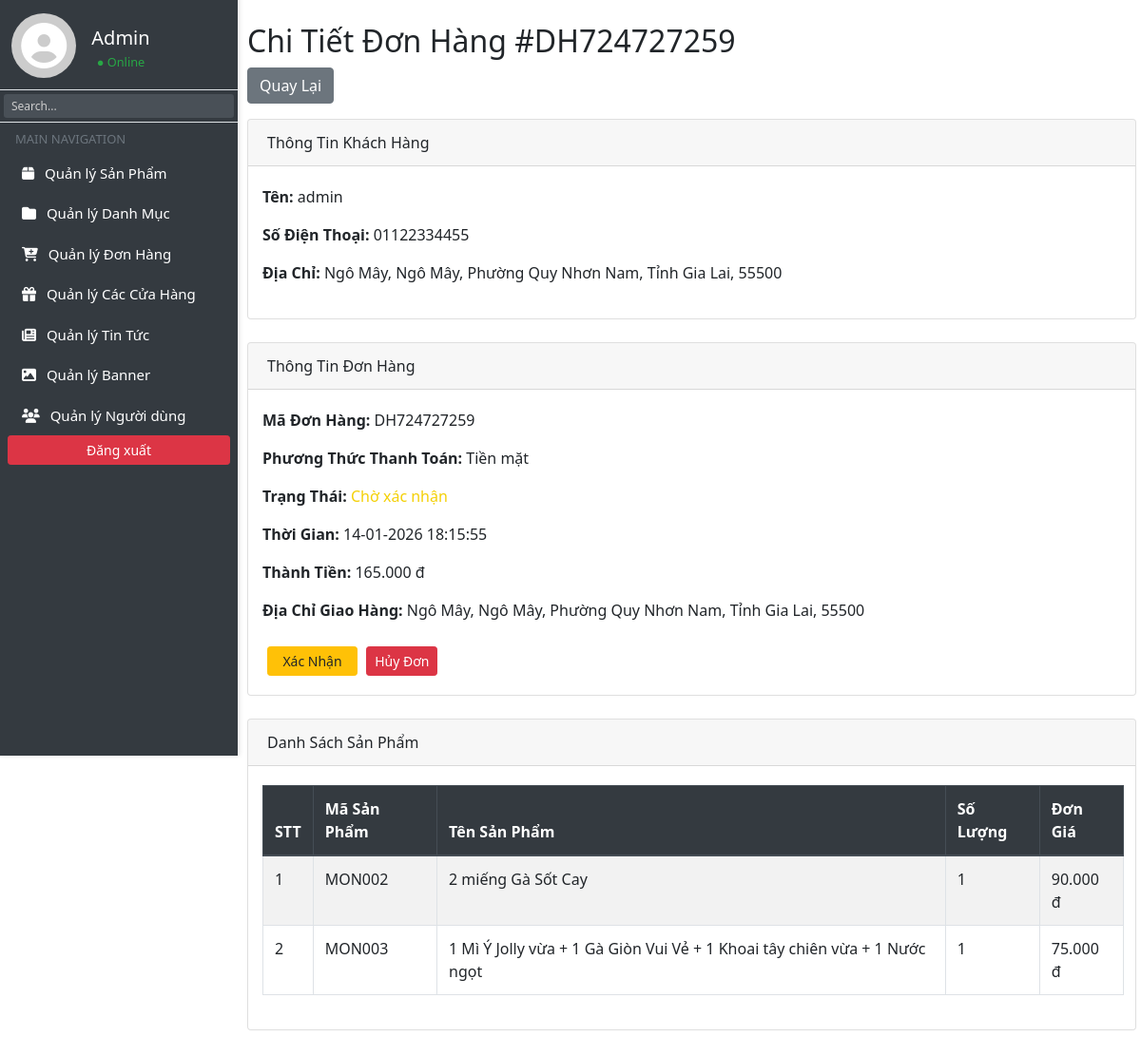
/admin/index.php?page_layout=chitiet_donhang&code=DH724727259 (signed in), run on the app's committed database.
### tables this page shows
CREATE TABLE `orders` (
  `id` int(11) NOT NULL,
  `user_id` int(11) NOT NULL,
  `order_code` varchar(20) NOT NULL,
  `created_at` datetime NOT NULL DEFAULT current_timestamp(),
  `payment_method` varchar(50) NOT NULL,
  `status` varchar(50) NOT NULL DEFAULT 'Chờ xác nhận',
  `total_amount` decimal(15,2) NOT NULL,
  `delivery_mode` enum('delivery','pickup') NOT NULL DEFAULT 'delivery'
);

CREATE TABLE `users` (
  `id` int(11) NOT NULL,
  `username` varchar(50) NOT NULL,
  `name` varchar(100) DEFAULT NULL,
  `email` varchar(100) NOT NULL,
  `phone` varchar(20) DEFAULT NULL,
  `address` text DEFAULT NULL,
  `password` varchar(255) NOT NULL,
  `role` enum('user','admin') DEFAULT 'user',
  `status` enum('active','locked') DEFAULT 'active',
  `is_admin` tinyint(1) DEFAULT 0,
  `created_at` datetime DEFAULT current_timestamp()
);

CREATE TABLE `order_details` (
  `id` int(11) NOT NULL,
  `order_id` int(11) NOT NULL,
  `product_id` int(11) NOT NULL,
  `product_code` varchar(50) NOT NULL,
  `product_name` varchar(255) NOT NULL,
  `quantity` int(11) NOT NULL,
  `unit_price` decimal(15,2) NOT NULL
);

### admin/donhang/chitiet.php (the view, shortened to what this page needs)
<?php
$order_code = isset($_GET['code']) ? $_GET['code'] : '';
$query_order = "SELECT o.order_code, o.payment_method, o.total_amount, o.created_at, o.status, u.address, u.username AS name, u.phone
                FROM orders o
                JOIN users u ON o.user_id = u.id
                WHERE o.order_code = ?";
$stmt_order = mysqli_prepare($connect, $query_order);
mysqli_stmt_bind_param($stmt_order, "s", $order_code);
mysqli_stmt_execute($stmt_order);
$result_order = mysqli_stmt_get_result($stmt_order);
$order = mysqli_fetch_assoc($result_order);
$query_details = "SELECT od.product_code, od.product_name, od.quantity, od.unit_price
                  FROM order_details od
                  WHERE od.order_id = (SELECT id FROM orders WHERE order_code = ?)";
$stmt_details = mysqli_prepare($connect, $query_details);
mysqli_stmt_bind_param($stmt_details, "s", $order_code);
mysqli_stmt_execute($stmt_details);
$result_details = mysqli_stmt_get_result($stmt_details);
$order_items = [];
while ($row = mysqli_fetch_assoc($result_details)) {
    $order_items[] = $row;
}
?>
<div class="container-fluid mt-4">
    <h2>Chi Tiết Đơn Hàng #<?php echo htmlspecialchars($order_code); ?></h2>
    <a href="index.php?page_layout=donhang" class="btn btn-secondary mb-3">Quay Lại</a>
    <div class="card mb-4">
        <div class="card-header">Thông Tin Khách Hàng</div>
        <div class="card-body">
            <p><strong>Tên:</strong> <?php echo htmlspecialchars($order['name'] ?? 'Khách hàng chưa cập nhật tên'); ?></p>
            <p><strong>Số Điện Thoại:</strong> <?php echo htmlspecialchars($order['phone'] ?? 'N/A'); ?></p>
            <p><strong>Địa Chỉ:</strong> <?php echo htmlspecialchars($order['address'] ?? 'Chưa có địa chỉ'); ?></p>
        </div>
    </div>
    <div class="card mb-4">
        <div class="card-header">Thông Tin Đơn Hàng</div>
        <div class="card-body">
            <p><strong>Mã Đơn Hàng:</strong> <?php echo htmlspecialchars($order['order_code']); ?></p>
            <p><strong>Phương Thức Thanh Toán:</strong> <?php echo $order['payment_method'] == 'cod' ? 'Tiền mặt' : 'VNPay'; ?></p>
            <p><strong>Trạng Thái:</strong> <span class="status-<?php echo strtolower(str_replace(' ', '-', $order['status'])); ?>"><?php echo htmlspecialchars($order['status']); ?></span></p>
            <p><strong>Thời Gian:</strong> <?php echo date('d-m-Y H:i:s', strtotime($order['created_at'])); ?></p>
            <p><strong>Thành Tiền:</strong> <?php echo number_format($order['total_amount'], 0, ',', '.'); ?> đ</p>
            <p><strong>Địa Chỉ Giao Hàng:</strong> <?php echo htmlspecialchars($order['address']); ?></p>
            <?php if ($order['status'] == 'Chờ xác nhận'): ?>
                <button class="btn btn-warning btn-sm confirm-order-btn" data-order-code="<?php echo $order['order_code']; ?>" style="margin-top: 10px; margin-left: 5px;">Xác Nhận</button>
                <button class="btn btn-danger btn-sm cancel-order-btn" data-order-code="<?php echo $order['order_code']; ?>" style="margin-top: 10px; margin-left: 5px;">Hủy Đơn</button>
            <?php endif; ?>
        </div>
    </div>
    <div class="card">
        <div class="card-header">Danh Sách Sản Phẩm</div>
        <div class="card-body">
            <table class="table table-bordered table-striped">
                <thead class="thead-dark">
                    <tr>
                        <th>STT</th>
                        <th>Mã Sản Phẩm</th>
                        <th>Tên Sản Phẩm</th>
                        <th>Số Lượng</th>
                        <th>Đơn Giá</th>
                    </tr>
                </thead>
                <tbody>
                    <?php foreach ($order_items as $index => $item): ?>
                        <tr>
                            <td><?php echo $index + 1; ?></td>
                            <td><?php echo htmlspecialchars($item['product_code']); ?></td>
                            <td><?php echo htmlspecialchars($item['product_name']); ?></td>
                            <td><?php echo $item['quantity']; ?></td>
                            <td><?php echo number_format($item['unit_price'], 0, ',', '.'); ?> đ</td>
                        </tr>
                    <?php endforeach; ?>
                </tbody>
            </table>
        </div>
    </div>
</div>

### admin/assets/style1.css (style rules this page uses)
body { margin: 0; padding: 0; font-family: "Segoe UI", sans-serif; }
.card-body { margin-left: -5px; margin-right: -8px; }
.status-chờ-xác-nhận { color: #f4d006; }
.confirm-order-btn { margin-top: 10px; height: auto; width: 95px; }

### data on the page
orders: user.username "admin", user.phone "01122334455", user.address "Ngô Mây, Ngô Mây, Phường Quy Nhơn Nam, Tỉnh Gia Lai, 55500", order_code "DH724727259", status "Chờ xác nhận", created_at "14-01-2026 18:15:55", total_amount "165.000"
order_details: product_code "MON002", product_name "2 miếng Gà Sốt Cay", quantity "1", unit_price "90.000"
order_details: product_code "MON003", product_name "1 Mì Ý Jolly vừa + 1 Gà Giòn Vui Vẻ + 1 Khoai tây chiên vừa + 1 Nước ngọt", quantity "1", unit_price "75.000"

### other printed values
$order_code "DH724727259"
